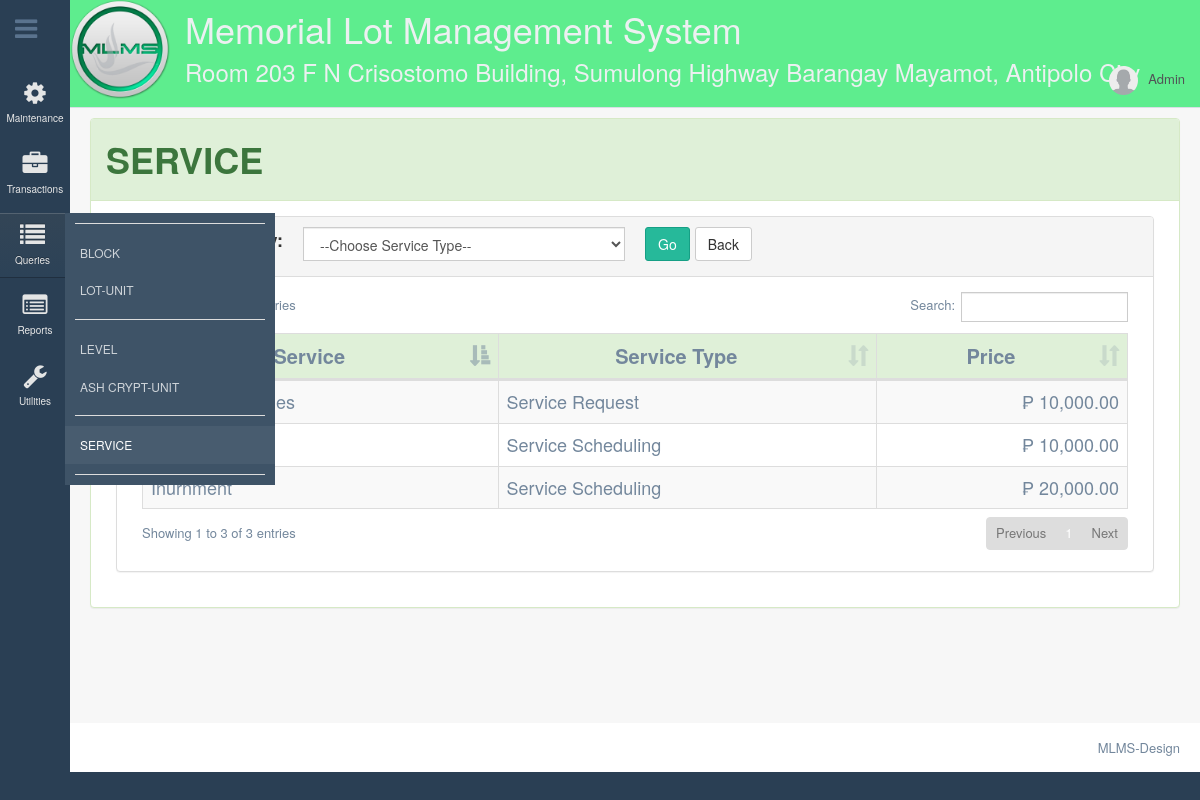
The app's page /pages/queries/service-query.php with its own data.
### tables this page shows
CREATE TABLE `tblcompanysettings` (
  `intCompanyID` int(11) NOT NULL AUTO_INCREMENT,
  `strCompanyName` varchar(60) DEFAULT NULL,
  `strAddress` varchar(100) DEFAULT NULL,
  `strContactNo` varchar(15) DEFAULT NULL,
  `strEmailAddress` varchar(20) DEFAULT NULL,
  `strLogo` text,
  `strColor` varchar(20) DEFAULT NULL,
  PRIMARY KEY (`intCompanyID`)
);

CREATE TABLE `tblservice` (
  `intServiceID` int(11) NOT NULL AUTO_INCREMENT,
  `strServiceName` varchar(45) NOT NULL,
  `dblServicePrice` decimal(12,2) NOT NULL,
  `intStatus` int(11) NOT NULL,
  `strServiceStatus` varchar(45) DEFAULT NULL,
  `intServiceTypeId` int(11) NOT NULL,
  `intServiceRequested` int(11) DEFAULT NULL,
  PRIMARY KEY (`intServiceID`),
  KEY `fk_tblservice_intServiceTypeId_idx` (`intServiceTypeId`),
  CONSTRAINT `fk_tblservice_intServiceTypeId` FOREIGN KEY (`intServiceTypeId`) REFERENCES `tblservicetype` (`intServiceTypeId`) ON UPDATE CASCADE
);

CREATE TABLE `tblservicetype` (
  `intServiceTypeId` int(11) NOT NULL AUTO_INCREMENT,
  `strServiceTypeName` varchar(45) NOT NULL,
  `strServiceTypeDesc` text,
  PRIMARY KEY (`intServiceTypeId`)
);

### pages/queries/service-query.php (the view, shortened to what this page needs)
<?php
require('../controller/query-viewdata.php');
?>
<!DOCTYPE html>
<html lang="en">
  <head>
    <link href="../../vendors/bootstrap/dist/css/bootstrap.min.css" rel="stylesheet">
    <link href="../../vendors/font-awesome/css/font-awesome.min.css" rel="stylesheet">
    <link href="../../vendors/nprogress/nprogress.css" rel="stylesheet">
    <link href="../../vendors/malihu-custom-scrollbar-plugin/jquery.mCustomScrollbar.min.css" rel="stylesheet"/>
    <link href="../../build/css/custom.min.css" rel="stylesheet">
    <link href="../../vendors/datatables.net-bs/css/dataTables.bootstrap.min.css" rel="stylesheet">
    <link href="../../vendors/datatables.net-buttons-bs/css/buttons.bootstrap.min.css" rel="stylesheet">
    <link href="../../vendors/datatables.net-fixedheader-bs/css/fixedHeader.bootstrap.min.css" rel="stylesheet">
    <link href="../../vendors/datatables.net-responsive-bs/css/responsive.bootstrap.min.css" rel="stylesheet">
    <link href="../../vendors/datatables.net-scroller-bs/css/scroller.bootstrap.min.css" rel="stylesheet">
</head>
<body class="nav-sm">
    <div class="container body">
        <div class="main_container">
           <?php
                require('../menu/query-sidemenu.php');
                require('../menu/topnav.php');
           ?>
            <div class="right_col" role="main">
                <div class = "row">
                    <div class="col-md-12">
                        <div class="panel panel-success ">
                            <div class="panel-heading">
                                <H1><b>SERVICE</b></H2>
                            </div>
                            <div class="panel-body">
                            <div class="col-md-12">
                                <div class="panel panel-default">
                                        <div class="panel-heading">
                                            <form class="form-vertical" role="form" action = "service-query.php" method= "post">
                                                    <div class="row">
                                                        <div class="form-group">
                                                            <label class="col-md-2" style = "font-size: 18px;" align="right" style="margin-top:.30em">Filter by:</label>
                                                            <div class="col-md-4">
                                                                <select class="form-control" name = "filter">
                                                                    <option value="hehe" selected disabled> --Choose Service Type--</option>
                                                                </select>
                                                            </div>
                                                            <div class="col-md-2">
                                                                <button type="submit" class="btn btn-success pull-left" name= "btnGo">Go</button>
                                                                <button type="submit" class="btn btn-default pull-left" name= "btnBack">Back</button>
                                                            </div>
                                                        </div>
                                                    </div>
                                            </form>
                     	                  </div>
                                    <div class="panel-body">
                                        <div class="table-responsive col-md-12 col-lg-12 col-xs-12">
                                            <table id="datatable-responsive" class="table table-striped table-bordered dt-responsive nowrap" cellspacing="0" width="100%">
                                                    <thead>
                                                            <tr>
                                                                <th class = "success" style = "text-align: center; font-size: 20px;">Service</th>
                                                                <th class = "success" style = "text-align: center; font-size: 20px;">Service Type</th>
                                                                <th class = "success" style = "text-align: center; font-size: 20px;">Price</th>
                                                            </tr>
                                                        </thead>
                                                        <tbody>
                                                            <?php
                                                              if (isset($_POST['btnGo'])){
                                                                  $filter = $_POST['filter'];
                                                                  $sql = "SELECT s.intServiceID, s.strServiceName, s.dblServicePrice, st.strServiceTypeName FROM tblservice s
                                                                            INNER JOIN tblservicetype st ON s.intServiceTypeId = st.intServiceTypeId WHERE s.intStatus='0' AND s.intServiceTypeId='".$filter."' ORDER BY s.strServiceName ASC";
                                                                  $conn = mysql_connect(constant('server'),constant('user'),constant('pass'));
                                                                  mysql_select_db(constant('mydb'));
                                                                  $result = mysql_query($sql,$conn);
                                                                  while($row = mysql_fetch_array($result)){
                                                                    $intServiceID = $row['intServiceID'];
                                                                    $strServiceName = $row['strServiceName'];
                                                                    $strServiceTypeName = $row['strServiceTypeName'];
                                                                    $dblServicePrice = $row['dblServicePrice'];
                                                                    echo "<tr>
                                                                                <td style ='font-size:18px;'>$strServiceName</td>
                                                                                <td style ='font-size:18px;'>$strServiceTypeName</td>
                                                                                <td style = 'text-align: right; font-size:18px;'>₱ ".number_format($dblServicePrice,2)."</td>
                                                                            </tr>";
                                                                }
                                                                mysql_close($conn);
                                                                }else if(isset($_POST['btnBack'])){
                                                                    $view = new service();
                                                                    $view->viewService();
                                                                }
                                                                else{
                                                                        $view1 = new service();
                                                                        $view1->viewService();
                                                                }
                                                             ?>
                                                        </tbody>
                                                </table>
                                            </div>
                                        </div>
                                    </div>
                                </div>
                            </div>
                        </div>
                    </div>
                </div>
            </div>
        <footer>
            <div class="pull-right">
                MLMS-Design
            </div>
            <div class="clearfix"></div>
        </footer>
        </div>
    </div>
</body>
</html>

### pages/menu/topnav.php (shortened to what this page needs)
<div class="top_nav" >
<?php
        $sql = "SELECT * FROM tblcompanysettings WHERE intCompanyID = '1'";
        $conn = mysql_connect(constant('server'),constant('user'),constant('pass'));
        $result = mysql_query($sql,$conn);
        while($row = mysql_fetch_array($result)){
            $tfCompanyName = $row['strCompanyName'];
            $tfCompanyAddress = $row['strAddress'];
            $file = $row['strLogo'];
            $tfColor = $row['strColor'];
        }
?>
    <div class="nav_menu" style="background-color:<?php echo $tfColor; ?>">
        <a class="navbar-brand" rel="home" href="#" >
            <img style="max-height:100px; max-width: 100px; margin-top: -16px; margin-left: -15px" src="<?php echo $file;?>">
            <div style="margin-left:100px;margin-top: -100px;">
            <h1><?php echo $tfCompanyName; ?></h1>
            <h3><?php echo $tfCompanyAddress; ?></h3>
            </div>
       </a>
        <nav>
            <ul class="nav navbar-nav navbar-right">
                <li class="">
                    <a href="javascript:;" class="user-profile dropdown-toggle" data-toggle="dropdown" aria-expanded="false">
                        <img src="../images/user.png" alt="">Admin
                    </a>
                </li>
            </ul>
        </nav>
    </div>
</div>

### pages/controller/query-viewdata.php (shortened to what this page needs)
<?php
class service{
    function viewService(){
        $sql = "SELECT s.intServiceID, s.strServiceName, s.dblServicePrice, st.strServiceTypeName FROM tblservice s
                    INNER JOIN tblservicetype st ON s.intServiceTypeId = st.intServiceTypeId WHERE s.intStatus='0' ORDER BY s.strServiceName ASC";
        $conn = mysql_connect(constant('server'),constant('user'),constant('pass'));
        $result = mysql_query($sql,$conn);
		while($row = mysql_fetch_array($result)){
              $strServiceName = $row['strServiceName'];
              $strServiceTypeName = $row['strServiceTypeName'];
              $dblServicePrice = $row['dblServicePrice'];
	           echo "<tr>
                        <td style ='font-size:18px;'>$strServiceName</td>
                        <td style ='font-size:18px;'>$strServiceTypeName</td>
                        <td style = 'text-align: right; font-size:18px;'>₱ ".number_format($dblServicePrice,2)."</td>
                    </tr>";
            }
    }
}
?>

### records on screen
tblcompanysettings: strLogo (picture), strCompanyName "Memorial Lot Management System", strAddress "Room 203 F N Crisostomo Building, Sumulong Highway Barangay Mayamot, Antipolo City"
tblservice: intServiceTypeId.strServiceTypeName "Service Request", dblServicePrice "10,000.00"
tblservice: intServiceTypeId.strServiceTypeName "Service Scheduling", dblServicePrice "10,000.00"
tblservice: strServiceName "Inurnment", intServiceTypeId.strServiceTypeName "Service Scheduling", dblServicePrice "20,000.00"
